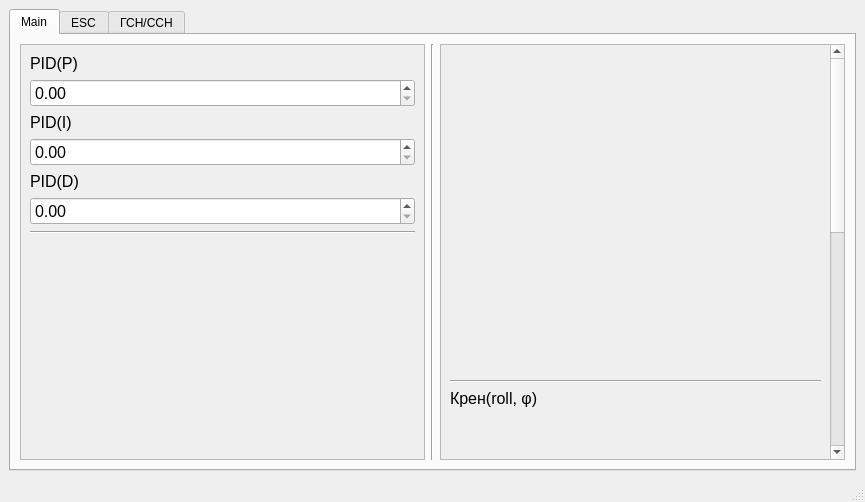
<?xml version="1.0" encoding="UTF-8"?>
<ui version="4.0">
 <class>MainWindow</class>
 <widget class="QMainWindow" name="MainWindow">
  <property name="geometry">
   <rect>
    <x>0</x>
    <y>0</y>
    <width>865</width>
    <height>502</height>
   </rect>
  </property>
  <property name="windowTitle">
   <string>MainWindow</string>
  </property>
  <widget class="QWidget" name="centralwidget">
   <layout class="QGridLayout" name="gridLayout">
    <item row="0" column="0">
     <widget class="QTabWidget" name="tabWidget">
      <property name="currentIndex">
       <number>0</number>
      </property>
      <widget class="QWidget" name="tab_main">
       <attribute name="title">
        <string>Main</string>
       </attribute>
       <layout class="QGridLayout" name="gridLayout_2">
        <item row="0" column="3">
         <widget class="QScrollArea" name="scrollArea_plot">
          <property name="widgetResizable">
           <bool>true</bool>
          </property>
          <widget class="QWidget" name="scrollAreaWidgetContents_plot">
           <property name="geometry">
            <rect>
             <x>0</x>
             <y>-530</y>
             <width>385</width>
             <height>931</height>
            </rect>
           </property>
           <layout class="QVBoxLayout" name="verticalLayout_plot">
            <item>
             <widget class="QWidget" name="ThreDWidget" native="true">
              <property name="sizePolicy">
               <sizepolicy hsizetype="Preferred" vsizetype="Preferred">
                <horstretch>0</horstretch>
                <verstretch>0</verstretch>
               </sizepolicy>
              </property>
              <property name="minimumSize">
               <size>
                <width>320</width>
                <height>320</height>
               </size>
              </property>
             </widget>
            </item>
            <item>
             <widget class="Line" name="line_2">
              <property name="orientation">
               <enum>Qt::Horizontal</enum>
              </property>
             </widget>
            </item>
            <item>
             <widget class="QLabel" name="label_2">
              <property name="sizePolicy">
               <sizepolicy hsizetype="Preferred" vsizetype="Maximum">
                <horstretch>0</horstretch>
                <verstretch>0</verstretch>
               </sizepolicy>
              </property>
              <property name="font">
               <font>
                <pointsize>12</pointsize>
               </font>
              </property>
              <property name="text">
               <string>Крен(roll, φ)</string>
              </property>
             </widget>
            </item>
            <item>
             <widget class="QCustomPlot" name="widget_2" native="true">
              <property name="minimumSize">
               <size>
                <width>0</width>
                <height>150</height>
               </size>
              </property>
             </widget>
            </item>
            <item>
             <widget class="QLabel" name="label_5">
              <property name="font">
               <font>
                <pointsize>12</pointsize>
               </font>
              </property>
              <property name="text">
               <string>Рыскание (yaw, ψ)</string>
              </property>
             </widget>
            </item>
            <item>
             <widget class="QCustomPlot" name="widget_3" native="true">
              <property name="minimumSize">
               <size>
                <width>0</width>
                <height>150</height>
               </size>
              </property>
             </widget>
            </item>
            <item>
             <widget class="QLabel" name="label_6">
              <property name="font">
               <font>
                <pointsize>12</pointsize>
               </font>
              </property>
              <property name="text">
               <string>Тангаж (pitch, θ)</string>
              </property>
             </widget>
            </item>
            <item>
             <widget class="QCustomPlot" name="widget_4" native="true">
              <property name="minimumSize">
               <size>
                <width>0</width>
                <height>150</height>
               </size>
              </property>
             </widget>
            </item>
            <item>
             <widget class="Line" name="line_4">
              <property name="orientation">
               <enum>Qt::Horizontal</enum>
              </property>
             </widget>
            </item>
            <item>
             <spacer name="horizontalSpacer">
              <property name="orientation">
               <enum>Qt::Horizontal</enum>
              </property>
              <property name="sizeHint" stdset="0">
               <size>
                <width>40</width>
                <height>20</height>
               </size>
              </property>
             </spacer>
            </item>
           </layout>
          </widget>
         </widget>
        </item>
        <item row="0" column="2">
         <widget class="Line" name="line">
          <property name="orientation">
           <enum>Qt::Vertical</enum>
          </property>
         </widget>
        </item>
        <item row="0" column="1">
         <widget class="QScrollArea" name="scrollArea_controls">
          <property name="widgetResizable">
           <bool>true</bool>
          </property>
          <widget class="QWidget" name="scrollAreaWidgetContents_controls">
           <property name="geometry">
            <rect>
             <x>0</x>
             <y>0</y>
             <width>402</width>
             <height>392</height>
            </rect>
           </property>
           <layout class="QVBoxLayout" name="verticalLayout_controls">
            <item>
             <widget class="QLabel" name="label">
              <property name="sizePolicy">
               <sizepolicy hsizetype="Preferred" vsizetype="Maximum">
                <horstretch>0</horstretch>
                <verstretch>0</verstretch>
               </sizepolicy>
              </property>
              <property name="font">
               <font>
                <pointsize>12</pointsize>
               </font>
              </property>
              <property name="text">
               <string>PID(P)</string>
              </property>
             </widget>
            </item>
            <item>
             <widget class="QDoubleSpinBox" name="doubleSpinBox">
              <property name="font">
               <font>
                <pointsize>12</pointsize>
               </font>
              </property>
             </widget>
            </item>
            <item>
             <widget class="QLabel" name="label_3">
              <property name="sizePolicy">
               <sizepolicy hsizetype="Preferred" vsizetype="Maximum">
                <horstretch>0</horstretch>
                <verstretch>0</verstretch>
               </sizepolicy>
              </property>
              <property name="font">
               <font>
                <pointsize>12</pointsize>
               </font>
              </property>
              <property name="text">
               <string>PID(I)</string>
              </property>
             </widget>
            </item>
            <item>
             <widget class="QDoubleSpinBox" name="doubleSpinBox_2">
              <property name="font">
               <font>
                <pointsize>12</pointsize>
               </font>
              </property>
             </widget>
            </item>
            <item>
             <widget class="QLabel" name="label_4">
              <property name="sizePolicy">
               <sizepolicy hsizetype="Preferred" vsizetype="Maximum">
                <horstretch>0</horstretch>
                <verstretch>0</verstretch>
               </sizepolicy>
              </property>
              <property name="font">
               <font>
                <pointsize>12</pointsize>
               </font>
              </property>
              <property name="text">
               <string>PID(D)</string>
              </property>
             </widget>
            </item>
            <item>
             <widget class="QDoubleSpinBox" name="doubleSpinBox_3">
              <property name="font">
               <font>
                <pointsize>12</pointsize>
               </font>
              </property>
             </widget>
            </item>
            <item>
             <widget class="Line" name="line_3">
              <property name="orientation">
               <enum>Qt::Horizontal</enum>
              </property>
             </widget>
            </item>
            <item>
             <spacer name="horizontalSpacer_2">
              <property name="orientation">
               <enum>Qt::Horizontal</enum>
              </property>
              <property name="sizeHint" stdset="0">
               <size>
                <width>40</width>
                <height>20</height>
               </size>
              </property>
             </spacer>
            </item>
            <item>
             <spacer name="verticalSpacer">
              <property name="orientation">
               <enum>Qt::Vertical</enum>
              </property>
              <property name="sizeHint" stdset="0">
               <size>
                <width>20</width>
                <height>40</height>
               </size>
              </property>
             </spacer>
            </item>
           </layout>
          </widget>
         </widget>
        </item>
       </layout>
      </widget>
      <widget class="QWidget" name="tab_esc">
       <attribute name="title">
        <string>ESC</string>
       </attribute>
       <layout class="QGridLayout" name="gridLayout_3"/>
      </widget>
      <widget class="QWidget" name="tab_ccn">
       <attribute name="title">
        <string>ГСН/ССН</string>
       </attribute>
       <layout class="QGridLayout" name="gridLayout_4"/>
      </widget>
     </widget>
    </item>
   </layout>
  </widget>
  <widget class="QMenuBar" name="menubar">
   <property name="geometry">
    <rect>
     <x>0</x>
     <y>0</y>
     <width>865</width>
     <height>22</height>
    </rect>
   </property>
  </widget>
  <widget class="QStatusBar" name="statusbar"/>
 </widget>
 <customwidgets>
  <customwidget>
   <class>QCustomPlot</class>
   <extends>QWidget</extends>
   <header>qcustomplot.h</header>
   <container>1</container>
  </customwidget>
 </customwidgets>
 <resources/>
 <connections/>
</ui>
